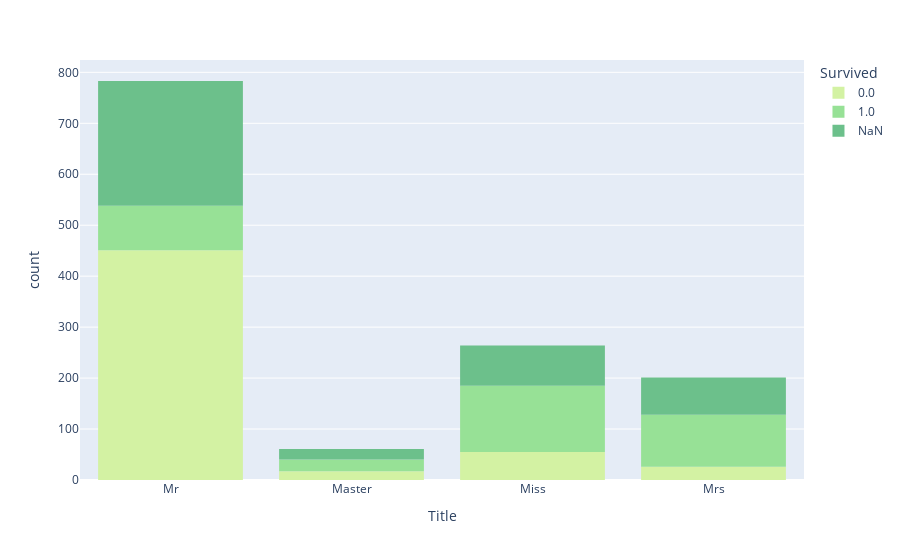

Notebook source saved alongside this figure:
### Code cell
fig = px.histogram(df, x="Title", color="Survived", color_discrete_sequence=cm)
fig.show()

### Figure 1 — Plotly figure (JSON) as saved in the notebook; plotly's stock layout.template omitted (floating-point values rounded to 4 significant figures; data arrays with more than 128 entries replaced by an {"elided": "..."} marker saying what was removed)
{"data": [{"alignmentgroup": "True", "bingroup": "x", "hovertemplate": "Survived=0.0<br>Title=%{x}<br>count=%{y}<extra></extra>", "legendgroup": "0.0", "marker": {"color": "rgb(211, 242, 163)", "pattern": {"shape": ""}}, "name": "0.0", "offsetgroup": "0.0", "orientation": "v", "showlegend": true, "type": "histogram", "x": {"elided": "549 str values"}, "xaxis": "x", "yaxis": "y"}, {"alignmentgroup": "True", "bingroup": "x", "hovertemplate": "Survived=1.0<br>Title=%{x}<br>count=%{y}<extra></extra>", "legendgroup": "1.0", "marker": {"color": "rgb(151, 225, 150)", "pattern": {"shape": ""}}, "name": "1.0", "offsetgroup": "1.0", "orientation": "v", "showlegend": true, "type": "histogram", "x": {"elided": "342 str values"}, "xaxis": "x", "yaxis": "y"}, {"alignmentgroup": "True", "bingroup": "x", "hovertemplate": "Survived=NaN<br>Title=%{x}<br>count=%{y}<extra></extra>", "legendgroup": "NaN", "marker": {"color": "rgb(108, 192, 139)", "pattern": {"shape": ""}}, "name": "NaN", "offsetgroup": "NaN", "orientation": "v", "showlegend": true, "type": "histogram", "x": {"elided": "418 str values"}, "xaxis": "x", "yaxis": "y"}], "layout": {"barmode": "relative", "legend": {"title": {"text": "Survived"}, "tracegroupgap": 0}, "margin": {"t": 60}, "xaxis": {"anchor": "y", "domain": [0, 1], "title": {"text": "Title"}}, "yaxis": {"anchor": "x", "domain": [0, 1], "title": {"text": "count"}}}}
